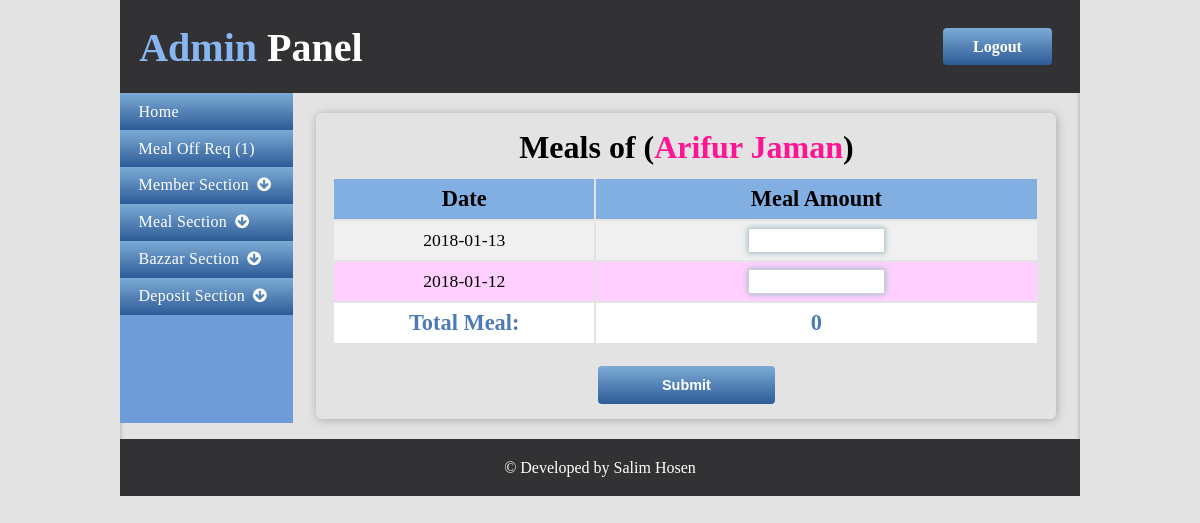
/admin/checkMeal.php?chkId=23 (signed in), run on the app's committed database.
### tables this page shows
CREATE TABLE `tbl_members` (
  `memId` int(11) NOT NULL,
  `memName` varchar(255) DEFAULT NULL
);

CREATE TABLE `meal_tbl` (
  `mealId` int(11) NOT NULL,
  `date` varchar(255) DEFAULT NULL,
  `memID_19` varchar(255) DEFAULT NULL,
  `memID_20` varchar(255) DEFAULT NULL,
  `memID_21` varchar(255) DEFAULT NULL,
  `memID_23` varchar(255) DEFAULT NULL
);

### admin/classes/Member.php (called while the page is built, shortened)
<?php
	class Member{
		private $db;
		public function __construct(){
			$this->db = new Database();
		}
		public function getMemberbyId($memEditId){
			$query = "select * from tbl_members where memId = '$memEditId' limit 1";
			$res = $this->db->select($query);
			if($res){
				return $res;
			}else{
				return false;
			}
		}
	}
?>

### admin/lib/Database.php (called while the page is built, shortened)
<?php
	class Database{
		private $db_user = DB_USER;
		private $db_name = DB_NAME;
		private $db_pass = DB_PASS;
		private $db_host = DB_HOST;
		public $link;
		public function dbCon(){
			$this->link = new mysqli($this->db_host,$this->db_user,$this->db_pass,$this->db_name);
		}
		public function select($query){
			$res = $this->link->query($query)or die("Connection Fail".$this->link->error.__LINE__);
			if(mysqli_num_rows($res)>0){
				return $res;
			}else{
				return false;
			}
		}
	}
?>

### admin/classes/Meal.php (called while the page is built, shortened)
<?php
	class Meal{
		private $db;
		public function __construct(){
			$this->db = new Database();
		}
		public function getMealbyId($chkId){
			$query = "select mealId,date,memID_$chkId from meal_tbl order by date desc";
			$res = $this->db->select($query);
			return $res;
		}
	}
?>

### admin/checkMeal.php (the view, shortened to what this page needs)
<?php include "inc/header.php";?>
				<section>
					<?php include "inc/sidebar.php";?>
					<article>
			<?php
				$chkId = $_GET['chkId'];
			?>
						<div class="bazzar_tbl admin_meal">
						<h2>Meals of (<span><?php
							if(isset($chkId)){
								$getMember = $mem->getMemberbyId($chkId);
								$getMember = $getMember->fetch_assoc();
								echo $getMember['memName'];
							}
						?></span>)</h2>
						<form action="" method="post">
							<table>
								<tbody>
									<tr>
										<td>Date</td>
										<td>Meal Amount</td>
									</tr>
									<?php
										$res = $meal->getMealbyId($chkId);
										$tot = 0;
										$i = 1;
										if($res){
											while($value = $res->fetch_assoc()){
									?>
									<tr>
										<td><?php echo $value['date'];?></td>
										<td><input type="text" value="<?php echo $value['memID_'.$chkId];?>" name="<?php echo "name".$i;?>" />
										<input type="hidden" value="<?php echo $value['mealId'];?>" name="<?php echo $i++;?>"/>
										</td>
									</tr>
									<?php
										$tot += $value['memID_'.$chkId];
										}
									}
									?>
									<tr class="tot">
										<td>Total Meal:</td>
										<td><?php echo $tot;?></td>
									</tr>
								</tbody>
							</table>
							<input onclick="return confirm('Are you sure to Update?');" type="submit" name="submit" value="Submit"/>
							</form>
						</div>
					</article>
				</section>
				<?php include "inc/footer.php";?>

### css/style.css (style rules this page uses)
* { margin: 0; padding: 0; }
body,html { margin: 0; padding: 0; width: 100%; min-height: 100%; font-size: 1em; }
input[type='submit'] { cursor: pointer; }
header, section, article, footer { display: block; overflow: hidden; }
.heading span, .bazzar_tbl h2>span { color: #FF1493; }
article h2 { text-align: center; padding-bottom: 1.5%; font-size: 2em; }
.login_form,.meal_tab,.bazzar_tbl,.off { width: 50%; margin: 20px auto; padding: 2%; box-shadow: 1px 1px 10px #A8A8A8; border-radius: 6px; overflow: hidden; }
input[type="text"],input[type="password"] { width: 99%; padding: 4px; display: block; border: 1px solid #ccc; }
input[type='submit'] { background: #FF1493; border: none; display: block; padding: 3% 8%; font-size: 0.9em; font-weight: bold; color: #fff; border-radius: 4px; }
table { width: 100%; }
.meal_tab tr:nth-child(2n+1),.bazzar_tbl tr:nth-child(2n+1) { background: #FFD0FF; }
.meal_tab tr:nth-child(2n),.bazzar_tbl tr:nth-child(2n) { background: #F0F0F0; }
.bazzar_tbl { width: 90%; }
.bazzar_tbl tr:first-child td { font-size: 1.4em; font-weight: bold; }
.bazzar_tbl td { padding: 1%; font-size: 1.1em; text-align: center; }
.tot td { font-weight: bold; color: #FF1493; font-size: 1.4em; background: #fff; }

### admin/css/adcss.css (style rules this page uses)
body { background: #e3e3e3; }
input[type='password'],input[type="text"], input[type="date"],input[type='file'],select { box-shadow: 0px 0px 6px #8CB8C4; display: block; padding: 4px; border: 1px solid #ccc; width: 80%; }
.loghead h2,input[type='submit'] { background: -moz-linear-gradient(top,#5A5A5C,#1D1D1D); background: -webkit-linear-gradient(top,#5A5A5C,#1D1D1D); background: -o-linear-gradient(top,#5A5A5C,#1D1D1D); }
.login a,.menu ul li,input[type='submit'] { background: -moz-linear-gradient(top,#7DABD6,#2D5B97); background: -webkit-linear-gradient(top,#7DABD6,#2D5B97); background: -o-linear-gradient(top,#7DABD6,#2D5B97); }
section { width: 100%; }
article { width: 82%; float: left; }
article span { color: #4D7BB7; }
.admin_meal tr:first-child { background: #81AFE1; }
.admin_meal input[type='text'] { width: 30%; margin: 0 auto; text-align: center; }
.admin_meal input[type='submit'] { padding: 1.5% 5%; margin: 3% auto 0; width: 25%; }
.admin_meal .tot td { color: #4D7BB7; }

### data on the page
tbl_members: memName "Arifur Jaman"
meal_tbl: date "2018-01-13"
meal_tbl: date "2018-01-12"

### other printed values
$tot "0"
